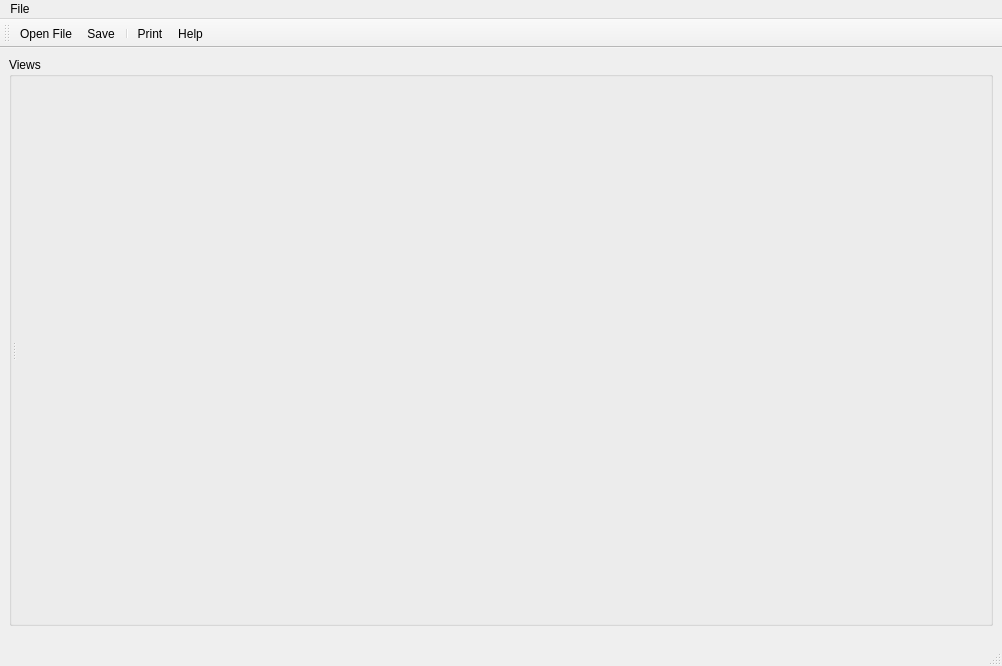
<ui version="4.0" >
 <class>SimpleView</class>
 <widget class="QMainWindow" name="SimpleView" >
  <property name="geometry" >
   <rect>
    <x>0</x>
    <y>0</y>
    <width>1002</width>
    <height>666</height>
   </rect>
  </property>
  <property name="windowTitle" >
   <string>SimpleView</string>
  </property>
  <property name="windowIcon" >
   <iconset resource="Icons/icons.qrc" >:/Icons/help.png</iconset>
  </property>
  <property name="iconSize" >
   <size>
    <width>22</width>
    <height>22</height>
   </size>
  </property>
  <widget class="QWidget" name="centralwidget" >
   <widget class="QGroupBox" name="groupBoxGraph" >
    <property name="geometry" >
     <rect>
      <x>9</x>
      <y>9</y>
      <width>984</width>
      <height>569</height>
     </rect>
    </property>
    <property name="sizePolicy" >
     <sizepolicy vsizetype="Expanding" hsizetype="Expanding" >
      <horstretch>1</horstretch>
      <verstretch>1</verstretch>
     </sizepolicy>
    </property>
    <property name="title" >
     <string>Views</string>
    </property>
    <layout class="QVBoxLayout" >
     <property name="spacing" >
      <number>0</number>
     </property>
     <property name="leftMargin" >
      <number>0</number>
     </property>
     <property name="topMargin" >
      <number>0</number>
     </property>
     <property name="rightMargin" >
      <number>0</number>
     </property>
     <property name="bottomMargin" >
      <number>0</number>
     </property>
     <item>
      <widget class="QSplitter" name="splitter" >
       <property name="orientation" >
        <enum>Qt::Horizontal</enum>
       </property>
       <widget class="QFrame" name="tableFrame" >
        <layout class="QVBoxLayout" >
         <property name="spacing" >
          <number>0</number>
         </property>
         <property name="leftMargin" >
          <number>0</number>
         </property>
         <property name="topMargin" >
          <number>0</number>
         </property>
         <property name="rightMargin" >
          <number>0</number>
         </property>
         <property name="bottomMargin" >
          <number>0</number>
         </property>
        </layout>
       </widget>
       <widget class="QVTKWidget" name="qvtkWidget" >
        <property name="sizePolicy" >
         <sizepolicy vsizetype="Expanding" hsizetype="Expanding" >
          <horstretch>1</horstretch>
          <verstretch>1</verstretch>
         </sizepolicy>
        </property>
        <property name="minimumSize" >
         <size>
          <width>300</width>
          <height>300</height>
         </size>
        </property>
       </widget>
      </widget>
     </item>
    </layout>
   </widget>
  </widget>
  <widget class="QMenuBar" name="menubar" >
   <property name="geometry" >
    <rect>
     <x>0</x>
     <y>0</y>
     <width>1002</width>
     <height>25</height>
    </rect>
   </property>
   <widget class="QMenu" name="menuFile" >
    <property name="title" >
     <string>File</string>
    </property>
    <addaction name="actionOpenFile" />
    <addaction name="actionSave" />
    <addaction name="separator" />
    <addaction name="actionPrint" />
    <addaction name="actionHelp" />
    <addaction name="actionExit" />
   </widget>
   <addaction name="menuFile" />
  </widget>
  <widget class="QStatusBar" name="statusbar" />
  <widget class="QToolBar" name="toolBar" >
   <property name="orientation" >
    <enum>Qt::Horizontal</enum>
   </property>
   <property name="iconSize" >
    <size>
     <width>22</width>
     <height>22</height>
    </size>
   </property>
   <attribute name="toolBarArea" >
    <enum>TopToolBarArea</enum>
   </attribute>
   <attribute name="toolBarBreak" >
    <bool>false</bool>
   </attribute>
   <addaction name="actionOpenFile" />
   <addaction name="actionSave" />
   <addaction name="separator" />
   <addaction name="actionPrint" />
   <addaction name="actionHelp" />
  </widget>
  <action name="actionOpenFile" >
   <property name="enabled" >
    <bool>true</bool>
   </property>
   <property name="icon" >
    <iconset resource="Icons/icons.qrc" >:/Icons/fileopen.png</iconset>
   </property>
   <property name="text" >
    <string>Open File...</string>
   </property>
  </action>
  <action name="actionExit" >
   <property name="text" >
    <string>Exit</string>
   </property>
  </action>
  <action name="actionPrint" >
   <property name="icon" >
    <iconset resource="Icons/icons.qrc" >:/Icons/print.png</iconset>
   </property>
   <property name="text" >
    <string>Print</string>
   </property>
  </action>
  <action name="actionHelp" >
   <property name="icon" >
    <iconset resource="Icons/icons.qrc" >:/Icons/help.png</iconset>
   </property>
   <property name="text" >
    <string>Help</string>
   </property>
  </action>
  <action name="actionSave" >
   <property name="icon" >
    <iconset resource="Icons/icons.qrc" >:/Icons/filesave.png</iconset>
   </property>
   <property name="text" >
    <string>Save</string>
   </property>
  </action>
 </widget>
 <customwidgets>
  <customwidget>
   <class>QVTKWidget</class>
   <extends>QWidget</extends>
   <header>QVTKWidget.h</header>
  </customwidget>
 </customwidgets>
 <resources>
  <include location="Icons/icons.qrc" />
 </resources>
 <connections/>
</ui>
